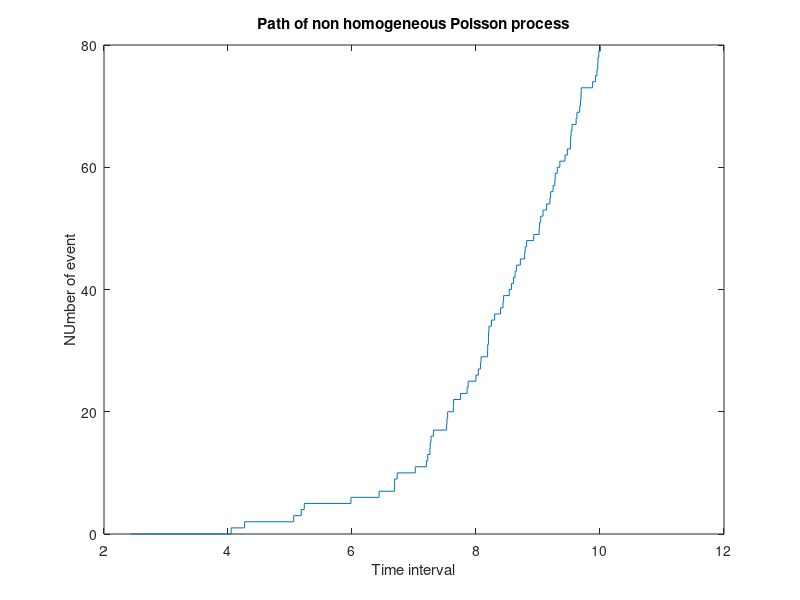

Reproduce this figure in MATLAB. (Note: this script raises an error after producing the figure.)
close all;
clear all;
max = 200;
S = zeros(1, max);   %Stores time
T = 10;
t = 0;
n = 0;
lambda = 26; % max value of intensity

% Thinning algorithm for Simulating T time units
while t<= T
    u1 = rand(1, 1);
    u2 = rand(1, 1);
    t = t - (log(u1)/lambda);
    intensity = t/5;
    if t >= 5
        intensity = 1 + 5 * (t - 5);
    end
    if u2 <= (intensity/lambda)
        n = n + 1;
        S(n) = t
    end
end

stairs(S(1:(n)), 0:(n-1));
title('Path of non homogeneous Poisson process');
xlabel('Time interval');
ylabel('NUmber of event');
figure;

h = histogram(S(1:n));
h.BinWidth = 1;
title(['Histogram for the non homogeneous Poisson process']);
xlabel(['Time interval']);
ylabel(['Frequency of events']);
figure;

scatter(1:n,S(1:n),'filled')
title(['Non homogeneous Poisson process']);
xlabel(['Number of event']);
ylabel(['Event times S']);

        

